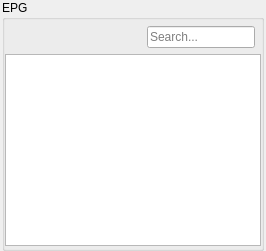
          <widget class="QWidget" name="epg_page">
           <layout class="QGridLayout" name="epg_page_layout">
            <property name="leftMargin">
             <number>2</number>
            </property>
            <property name="topMargin">
             <number>0</number>
            </property>
            <property name="rightMargin">
             <number>2</number>
            </property>
            <property name="bottomMargin">
             <number>0</number>
            </property>
            <property name="verticalSpacing">
             <number>6</number>
            </property>
            <item row="0" column="0">
             <widget class="QGroupBox" name="epg_group_box">
              <property name="title">
               <string>EPG</string>
              </property>
              <layout class="QVBoxLayout" name="epg_group_box_layout">
               <property name="leftMargin">
                <number>0</number>
               </property>
               <property name="topMargin">
                <number>6</number>
               </property>
               <property name="rightMargin">
                <number>0</number>
               </property>
               <property name="bottomMargin">
                <number>2</number>
               </property>
               <item>
                <layout class="QHBoxLayout" name="epg_header_layout">
                 <property name="leftMargin">
                  <number>6</number>
                 </property>
                 <property name="rightMargin">
                  <number>6</number>
                 </property>
                 <item>
                  <spacer name="epg_top_spacer">
                   <property name="orientation">
                    <enum>Qt::Horizontal</enum>
                   </property>
                   <property name="sizeHint" stdset="0">
                    <size>
                     <width>40</width>
                     <height>20</height>
                    </size>
                   </property>
                  </spacer>
                 </item>
                 <item>
                  <widget class="QLineEdit" name="epg_search_edit">
                   <property name="sizePolicy">
                    <sizepolicy hsizetype="Fixed" vsizetype="Fixed">
                     <horstretch>0</horstretch>
                     <verstretch>0</verstretch>
                    </sizepolicy>
                   </property>
                   <property name="placeholderText">
                    <string>Search...</string>
                   </property>
                   <property name="clearButtonEnabled">
                    <bool>true</bool>
                   </property>
                  </widget>
                 </item>
                </layout>
               </item>
               <item>
                <widget class="QListView" name="epg_view">
                 <property name="editTriggers">
                  <set>QAbstractItemView::NoEditTriggers</set>
                 </property>
                </widget>
               </item>
              </layout>
             </widget>
            </item>
           </layout>
          </widget>
